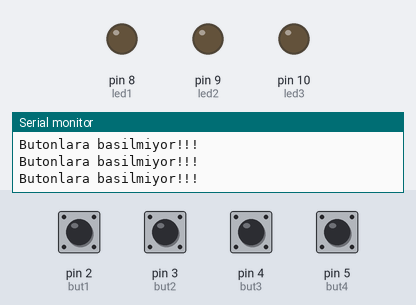
Recording of a sketch running on a simulated Arduino Uno, built with avr-gcc and run on an emulated ATmega328P. Parts: output pins drawn as LEDs (lit = HIGH), the last lines printed to the serial monitor. Dashed ring = blinking. The inputs (shaded band) are chosen by the test bench; at power-on: pin 2 (but1), pin 3 (but2), pin 4 (but3), pin 5 (but4) LOW.

Above: at 2.8 s.
2.9 s: pin 4 (but3) pulled HIGH for 1.2 s
At 3.62 s:
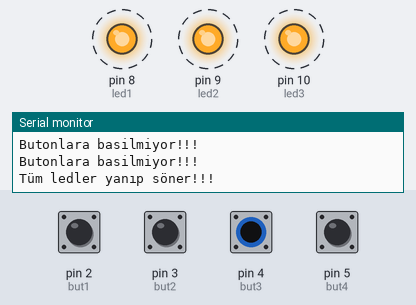
6.4 s: pin 5 (but4) pulled HIGH for 1.2 s
At 6.62 s:
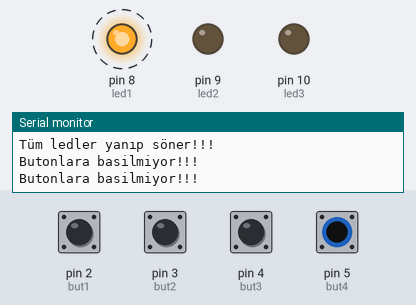
9.9 s: pin 2 (but1) pulled HIGH for 1.2 s
At 10.9 s:
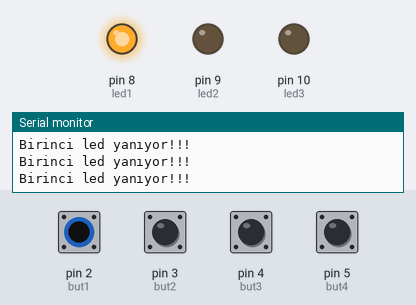
12.7 s: pin 3 (but2) pulled HIGH for 1.2 s
At 13.8 s:
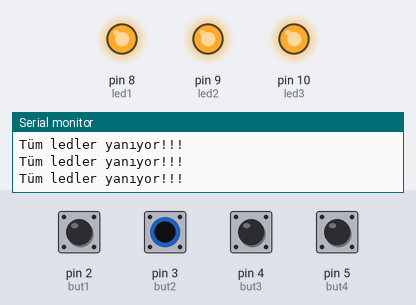
Timing chart, 0 to 15.7 s (numbered marks = the images above; inputs shaded):
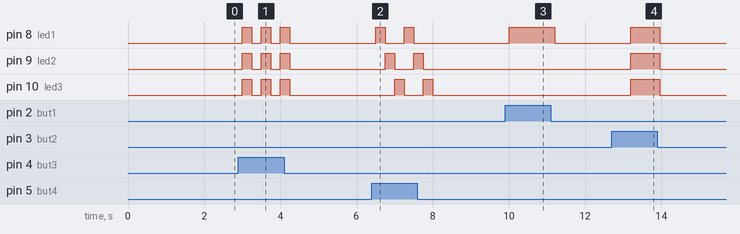

The sketch:

Deneme5-ButtonSerial.ino
```cpp
int but1=2;
int but2=3;
int but3=4;
int but4=5;

int but1status;
int but2status;
int but3status;
int but4status;


int led1=8;
int led2=9;
int led3=10;


void setup() {
  // put your setup code here, to run once:
  Serial.begin(9600);
  pinMode(but1,INPUT);
  pinMode(but2,INPUT);
  pinMode(but3,INPUT);
  pinMode(but4,INPUT);

  pinMode(led1,OUTPUT);
  pinMode(led2,OUTPUT);
  pinMode(led3,OUTPUT);
}

void loop() {
  // put your main code here, to run repeatedly:
  but1status=digitalRead(but1);
  but2status=digitalRead(but2);
  but3status=digitalRead(but3);
  but4status=digitalRead(but4);

  if(but1status==HIGH){
    digitalWrite(led1,HIGH);
    Serial.println("Birinci led yanıyor!!!");
    delay(300);
  }
  else if(but2status==HIGH){
  digitalWrite(led1,HIGH);
  digitalWrite(led2,HIGH);
  digitalWrite(led3,HIGH);
  Serial.println("Tüm ledler yanıyor!!!");
  delay(250);
  }
  else if(but3status==HIGH){
    digitalWrite(led1,HIGH);
    digitalWrite(led2,HIGH);
    digitalWrite(led3,HIGH);
    delay(250);
    digitalWrite(led1,LOW);
    digitalWrite(led2,LOW);
    digitalWrite(led3,LOW);
    delay(250);
    Serial.println("Tüm ledler yanıp söner!!!");
  }
  else if(but4status==HIGH){
    digitalWrite(led1,HIGH);
    delay(250);
    digitalWrite(led1,LOW);
    digitalWrite(led2,HIGH);
    delay(250);
    digitalWrite(led2,LOW);
    digitalWrite(led3,HIGH);
    delay(250);
    digitalWrite(led3,LOW);
    Serial.println("Kara şimşek şeklinde yanıyor!!!");
  }

  else{
    digitalWrite(led1,LOW);
    digitalWrite(led2,LOW);
    digitalWrite(led3,LOW);
    Serial.println("Butonlara basilmiyor!!!");
    delay(1000);
  }
}
```

Measured:
- after the input at 2.9 s, pin 8 (led1), pin 9 (led2), pin 10 (led3): alternates HIGH for 0.25 s and LOW for 0.25 s, 6 changes in all, then stays LOW, starting after 0.10 s
- after the input at 6.4 s, pin 8 (led1): alternates HIGH for 0.25 s and LOW for 0.50 s, 4 changes in all, then stays LOW, starting after 0.10 s; pin 9 (led2): alternates HIGH for 0.25 s and LOW for 0.50 s, 4 changes in all, then stays LOW, starting after 0.35 s
- after the input at 9.9 s, pin 8 (led1): LOW → HIGH after 0.10 s, → LOW 1.2 s later
- after the input at 12.7 s, pin 8 (led1), pin 9 (led2), pin 10 (led3): LOW → HIGH after 0.50 s, → LOW 0.75 s later
